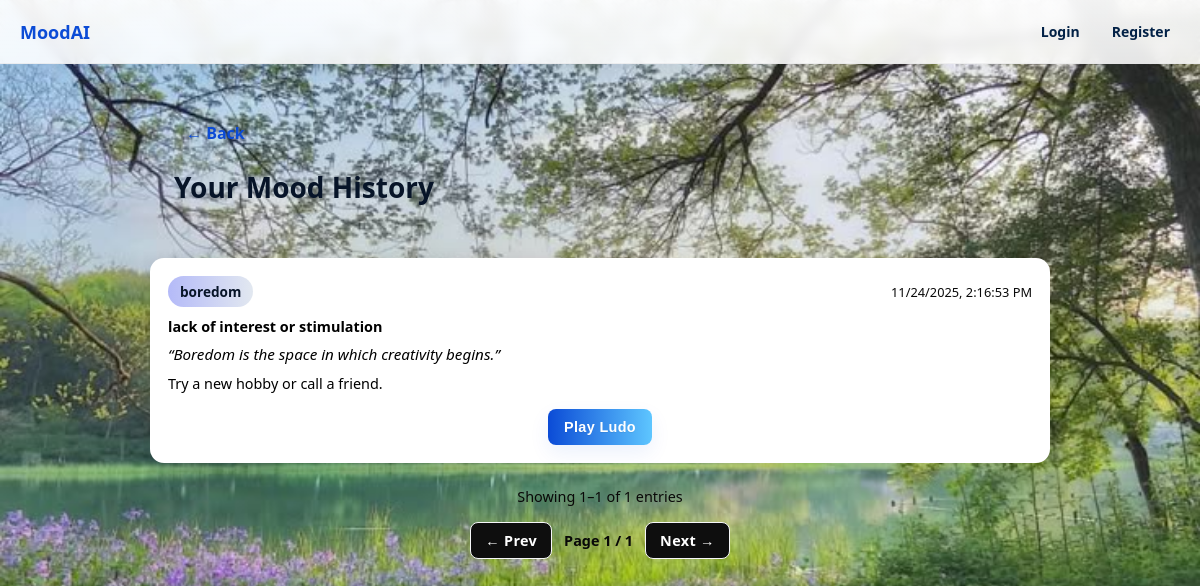
Screenshot of /history (signed in) with the database file from the repository.
### tables this page shows
CREATE TABLE moods (
            id INTEGER PRIMARY KEY AUTOINCREMENT,
            user_id INTEGER,
            input TEXT,
            emotion TEXT,
            intensity TEXT,
            quote TEXT,
            action TEXT,
            game TEXT,
            created_at TEXT,
            FOREIGN KEY(user_id) REFERENCES users(id)
        );

### main.py (the view)
@app.route('/history')
def history():
    if 'user_id' not in session:
        flash('Please log in to see your history')
        return redirect(url_for('login'))
    try:
        page = int(request.args.get('page', 1))
    except Exception:
        page = 1
    try:
        page_size = int(request.args.get('page_size', 12))
    except Exception:
        page_size = 12
    page = max(1, page)
    page_size = max(1, min(page_size, 200))
    conn = get_db()
    cur = conn.cursor()
    cur.execute('SELECT COUNT(*) as cnt FROM moods WHERE user_id = ?', (session['user_id'],))
    row = cur.fetchone()
    if row is not None:
        try:
            total = row['cnt']
        except Exception:
            total = row[0]
    else:
        total = 0
    offset = (page - 1) * page_size
    cur.execute('SELECT * FROM moods WHERE user_id = ? ORDER BY created_at ASC, id ASC LIMIT ? OFFSET ?', (session['user_id'], page_size, offset))
    rows = cur.fetchall()
    conn.close()
    total_pages = (total + page_size - 1) // page_size if total is not None and page_size > 0 else 1
    return render_template('history.html', moods=rows, page=page, page_size=page_size, total=total, total_pages=total_pages)

### main.py (called while the page is built)
def get_db():
    conn = sqlite3.connect(DB_PATH)
    conn.row_factory = sqlite3.Row
    return conn

### templates/history.html (shortened to what this page needs)
<!doctype html>
<html lang="en">
<head>
  <link rel="stylesheet" href="{{ url_for('static', filename='style.css') }}">
</head>
<body>
  {% include 'header.html' %}
  <div class="container card">
    <div class="history-header">
      <a href="{{ url_for('index') }}" class="back-btn">← Back</a>
      <h2>Your Mood History</h2>
    </div>
    {% if moods and moods|length > 0 %}
      <div class="history-grid">
        {% for m in moods %}
          <article class="history-card" data-game="{{ m['game'] or '' }}" data-created="{{ m['created_at'] }}">
            <div class="card-row">
              <div class="mood-badge {{ m['emotion']|lower }}">{{ m['emotion'] or 'unknown' }}</div>
              <div class="time-meta" title="{{ m['created_at'] }}">{{ m['created_at'][:19].replace('T',' ') }}</div>
            </div>
            <div class="card-body">
              <div class="mood-intensity">{{ m['intensity'] }}</div>
              <blockquote class="quote">“{{ m['quote'] }}”</blockquote>
              <div class="suggest">{{ m['action'] }}</div>
            </div>
            <div class="card-actions">
              {% if m['game'] == 'ludo' %}
                <button class="action-btn" data-action="ludo">Play Ludo</button>
              {% elif m['game'] == 'mario' %}
                <button class="action-btn" data-action="mario">Play Game</button>
              {% elif m['game'] == 'breathing' %}
                <button class="action-btn" data-action="breathing">Start Breathing</button>
              {% elif m['game'] == 'todo' %}
                <button class="action-btn" data-action="todo">Open Todo</button>
              {% elif m['game'] == 'diary' %}
                <button class="action-btn" data-action="diary">Open Diary</button>
              {% else %}
                <button class="action-btn" data-action="none">View</button>
              {% endif %}
            </div>
          </article>
        {% endfor %}
      </div>
      <div class="pagination">
        {% set start = (page - 1) * page_size + 1 %}
        {% set end = start + (moods|length) - 1 %}
        <div class="page-info">Showing {{ start }}–{{ end }} of {{ total }} entries</div>
        <div class="page-controls">
          {% if page > 1 %}
            <a class="page-link" href="?page={{ page-1 }}&page_size={{ page_size }}">← Prev</a>
          {% else %}
            <span class="page-link disabled">← Prev</span>
          {% endif %}
          <span class="current-page">Page {{ page }} / {{ total_pages }}</span>
          {% if page < total_pages %}
            <a class="page-link" href="?page={{ page+1 }}&page_size={{ page_size }}">Next →</a>
          {% else %}
            <span class="page-link disabled">Next →</span>
          {% endif %}
        </div>
      </div>
    {% else %}
      <div class="empty-state">
        <p>No history yet. Try submitting how you're feeling on the <a href="{{ url_for('index') }}">main page</a>.</p>
      </div>
    {% endif %}
  </div>
</body>
</html>

### templates/header.html (shortened to what this page needs)
<header class="app-header">
  <div class="brand"><a href="{{ url_for('index') }}">MoodAI</a></div>
  <div class="header-actions">
    {% if user %}
      <span class="user-chip">{{ user['username'] }}</span>
      <form method="post" action="{{ url_for('logout') }}" style="display:inline;margin:0;padding:0">
        <button class="btn-ghost" type="submit">Logout</button>
      </form>
    {% else %}
      <a class="btn-ghost" href="{{ url_for('login') }}">Login</a>
      <a class="btn-ghost" href="{{ url_for('register') }}">Register</a>
    {% endif %}
  </div>
</header>

### static/style.css (style rules this page uses)
:root { --accent1: #0b4bd6; --accent2: #022146; }
* { margin: 0; padding: 0; box-sizing: border-box; }
body { font-family: 'Segoe UI', Arial, sans-serif; background-color: #0b4bd6; color: #022146; margin:0;padding:0; position:relative; overflow-x:hidden; }
body::before { content: ''; position: fixed; top: 0; left: 0; right: 0; bottom: 0; background-image: url('/static/images/light-bg2.jpg'); background-size: cover; background-position: center bottom; background-attachment: fixed; background-repeat: no-repeat; z-index: 0; pointer-events: none; }
.app-header, .app-body, .chat-window, .container { position:relative;z-index:2 }
.container.card { max-width:900px; margin:90px auto 40px; padding:0; background:transparent; box-shadow:none; }
.history-header { padding:24px; margin-bottom:0; }
.history-header .back-btn { display:inline-block; color:#0b4bd6; text-decoration:none; font-weight:600; margin-bottom:16px; padding:8px 12px; border-radius:8px; transition:background 120ms ease; }
.history-header h2 { margin:0 0 8px; font-size:28px; color:#071428; font-weight:700; }
.history-header a { color:#0b4bd6; text-decoration:none; font-weight:600; }
.app-header { position:fixed; top:0; left:0; width:100%; height:64px; display:flex; align-items:center; justify-content:space-between; padding:0 20px; border-bottom:1px solid rgba(2,6,23,0.06); background: linear-gradient(180deg, rgba(255,255,255,0.94), rgba(255,255,255,0.88)); backdrop-filter: blur(6px) saturate(120%); box-shadow: 0 6px 18px rgba(2,6,23,0.06); z-index:3; }
.brand { font-weight:700;font-size:18px;color:var(--accent1) }
.brand a { color:var(--accent1);text-decoration:none }
.header-actions { display:flex;gap:12px;align-items:center }
.btn-ghost { color:var(--muted);text-decoration:none;padding:6px 10px;border-radius:8px;border:none;background:transparent;cursor:pointer;font-size:14px }
.glow-btn, .dice-btn, .action-btn, .page-link, .send-btn { font-weight: 800; letter-spacing: 0.35px; text-shadow: 0 1px 0 rgba(0,0,0,0.06); color: #ffffff !important; }
.glow-btn, .action-btn, .dice-btn { padding: 10px 16px; border-radius: 10px; box-shadow: 0 8px 20px rgba(11,75,214,0.08); }
.btn-ghost { font-weight: 600; }
.history-card { background:rgba(255,255,255,0.02);padding:12px;border-radius:10px }
.history-grid { display:grid;grid-template-columns:repeat(auto-fit,minmax(320px,1fr));gap:16px;margin-top:20px }
.history-card { background:#ffffff;padding:18px;border-radius:14px;box-shadow:0 6px 18px rgba(0,0,0,0.1);transition:transform 120ms ease, box-shadow 120ms ease;border:none;color:#071428 }
.history-card .card-row { display:flex;justify-content:space-between;align-items:center;margin-bottom:10px;gap:10px }
.mood-badge { padding:6px 12px;border-radius:999px;font-weight:700;font-size:0.85rem;color:#ffffff;background:#0b4bd6 }
.mood-badge.boredom { background:linear-gradient(90deg,#b4baf8,#e2e8f0);color:#071428 }
.time-meta { font-size:0.8rem;color:#0a0a0a;text-align:right }
.history-card .card-body { margin-bottom:14px }
.history-card .mood-intensity { font-weight:600;color:#000000;margin-bottom:8px;font-size:0.9rem }
.history-card .quote { font-style:italic;color:#000000;margin:8px 0;font-size:0.95rem;line-height:1.4 }
.history-card .suggest { color:#000000;font-size:0.9rem;line-height:1.5 }
.card-actions { text-align:center;margin-top:12px }
.action-btn { background:linear-gradient(90deg,#0b4bd6,#5ec6ff);border:none;color:#ffffff;padding:10px 16px;border-radius:8px;font-weight:600;cursor:pointer;font-size:0.9rem }
.pagination { display:flex;flex-direction:column;justify-content:center;align-items:center;gap:16px;margin:24px;padding-top:0;border-top:none }
.page-info { color:#090808;font-size:0.9rem }
.page-controls { display:flex;gap:12px;align-items:center;justify-content:center }
.page-link { background:#050505;color:#0b4bd6;padding:8px 14px;border-radius:8px;text-decoration:none;border:1px solid #f6f7f9;font-weight:600;font-size:0.9rem }
.page-link.disabled { color:#000000;background:#0e0e0e;pointer-events:none;cursor:not-allowed }
.current-page { color:#080808;font-weight:600;font-size:0.9rem }
button { padding: 12px 20px; border: none; border-radius: 8px; background: linear-gradient(90deg, #007BFF, #00c6ff); color: white; cursor: pointer; transition: 0.3s ease; }

### rows the page displays
moods: emotion "boredom", intensity "lack of interest or stimulation", quote "Boredom is the space in which creativity begins.", action "Try a new hobby or call a friend.", game "Play Ludo"

### other values shown
{{ start }} "1"
{{ end }} "1"
{{ total }} "1"
{{ page }} "1"
{{ total_pages }} "1"
